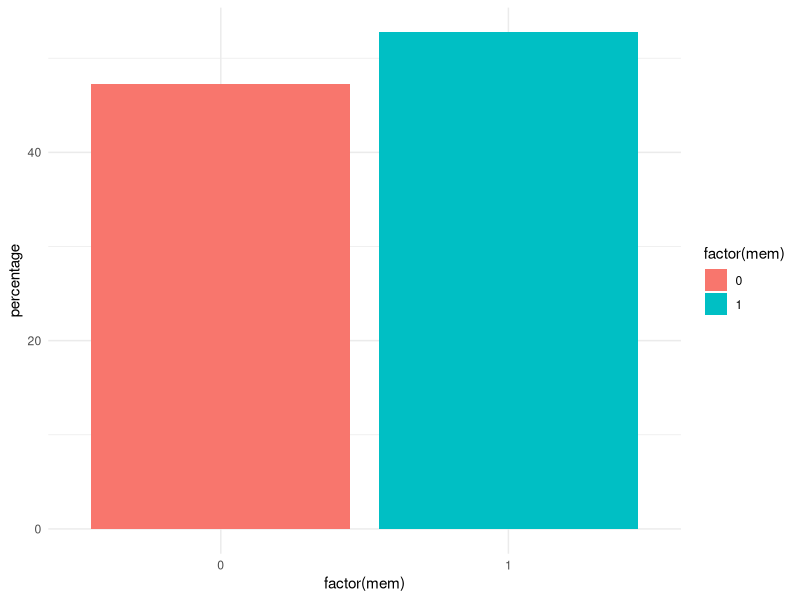
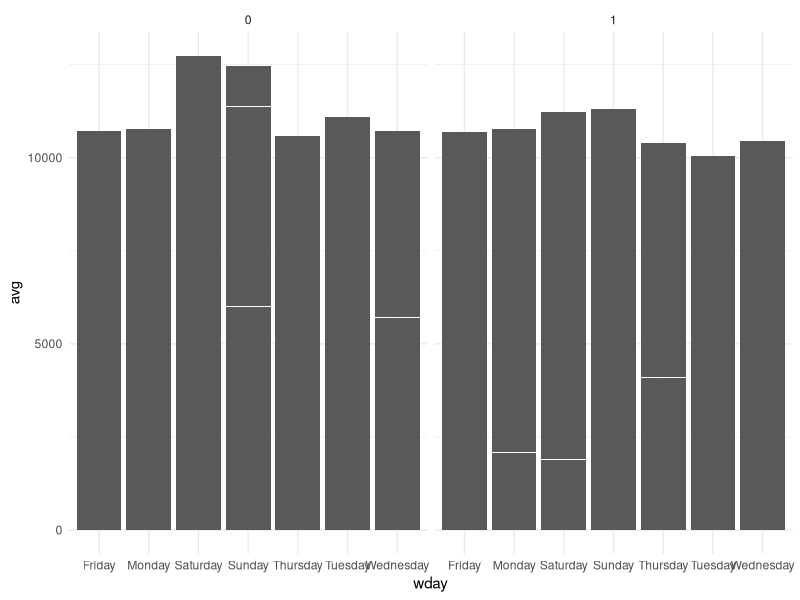
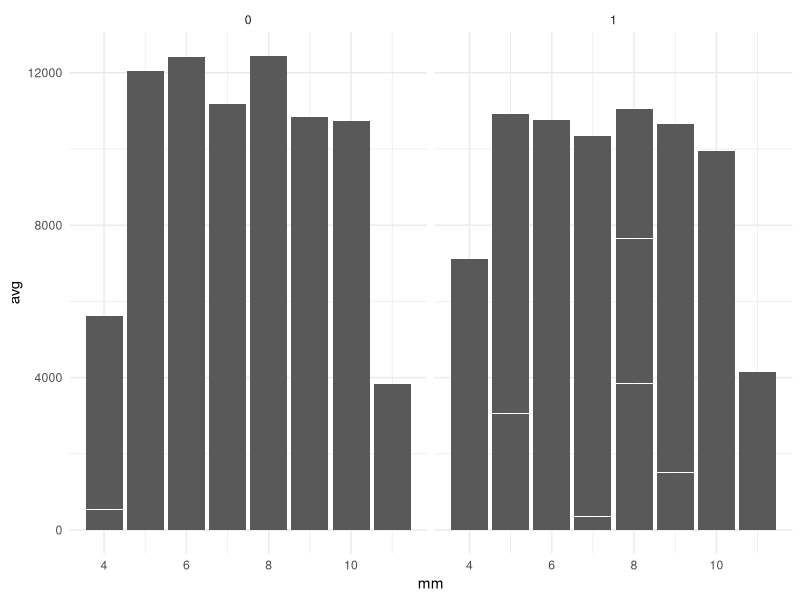
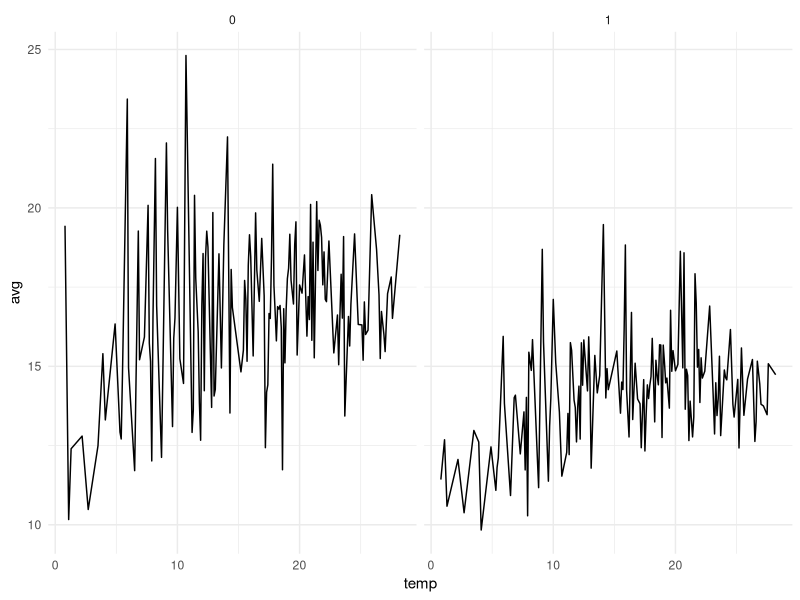
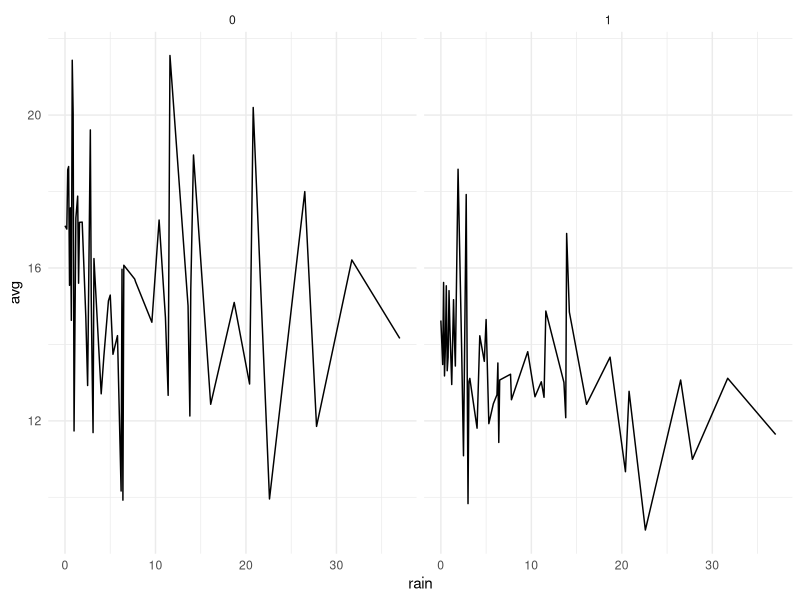

Reproduce these figures in R, in order.
## ---- chunk 1
library(tidyverse)
## ---- chunk 2
dat = read.csv("bixi1.csv")
## ---- chunk 3
donnees_summary <- dat %>%
  group_by(mem) %>%
  summarise(percentage = n() / nrow(dat) * 100)
# Création variable pour afficher en %

# Création du graphique à barres
ggplot(data = donnees_summary, aes(x = factor(mem), y = percentage, fill = factor(mem))) +
  geom_bar(stat = "identity") +
  theme_minimal()
## ---- chunk 4
ggplot(dat, aes(wday, avg)) +
  geom_bar(stat = "identity") +
  theme_minimal() +
  facet_wrap(~ mem)
## ---- chunk 5
ggplot(dat, aes(mm, avg)) +
  geom_bar(stat = "identity") +
  theme_minimal() +
  facet_wrap(~ mem)
## ---- chunk 6
dat_temp <- dat %>%
  select(mem, avg, temp) %>% 
  group_by(temp, mem) %>%
  summarise(avg = mean(avg))

ggplot(dat_temp, aes(temp, avg)) +
  geom_line(stat = "identity") +
  theme_minimal() +
  facet_wrap(~ mem)
## ---- chunk 7
dat_rain <- dat %>%
  select(mem, avg, rain) %>% 
  group_by(rain, mem) %>%
  summarise(avg = mean(avg))

ggplot(dat_rain, aes(rain, avg)) +
  geom_line(stat = "identity") +
  theme_minimal() +
  facet_wrap(~ mem)
## ---- chunk 8
dat_mem <- dat %>%
  select(mem, avg) %>% 
  group_by(mem) %>%
  summarise(avg = mean(avg))

print(dat_mem)
